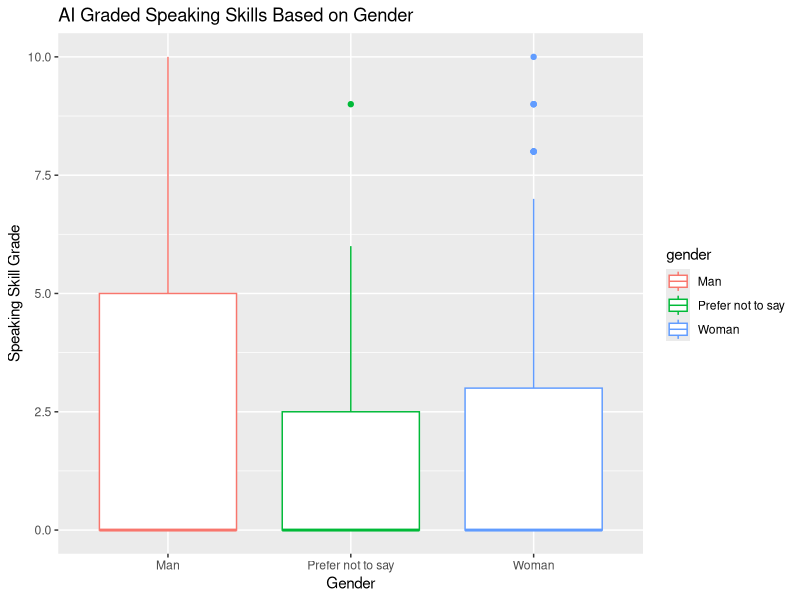
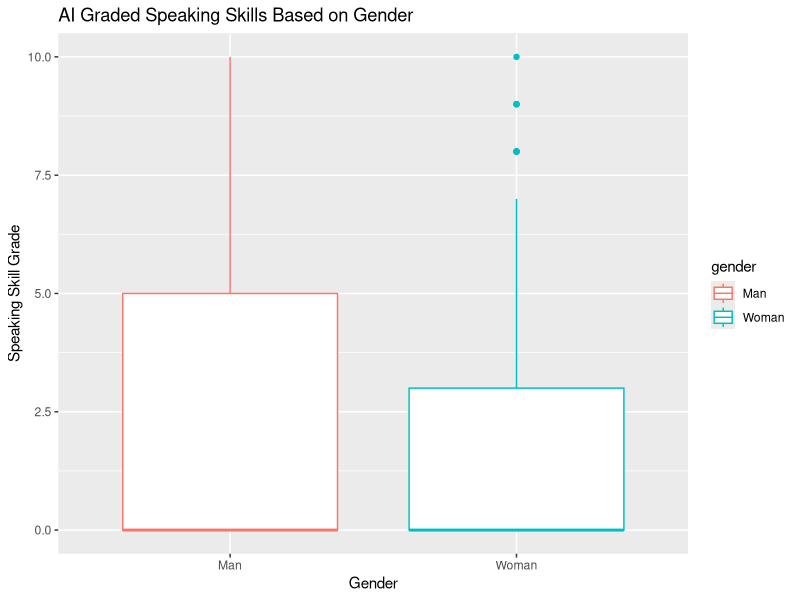

Generate these figures, in order, with R:
## ---- chunk 1
# Load necessary libraries
library(tidyverse)
library(dplyr)
## ---- chunk 2
# Reading data into respective data frame for each phase
phase_1.df <- read.csv("2022-phase1-new-grad-applicants.csv")
phase_2.df <- read.csv("2022-phase2-new-grad-applicants.csv")
phase_3.df <- read.csv("2022-phase3-new-grad-applicants.csv") 
final_hires.df <- read.csv("2022-final-hires-newgrad.csv")

# Phase 3 is untidy data, so transform into tidy data 
phase_3.df <- phase_3.df %>%
    pivot_longer(-applicant_id, 
               names_to="applicant_id_unique", 
               values_to="rating") %>% # Transform row data into column attribute data
  pivot_wider(names_from=applicant_id, 
              values_from=rating) %>%  # Create attribute columns 
  separate(applicant_id_unique, 
           sep=1, 
           into=c("prefix","applicant_id")) %>% # Separate prefix from id 
  subset(select=-prefix) %>% # Removing 
  transform(applicant_id=as.integer(applicant_id)) # Convert id column from char to int

# Seeing if ids from Phase 1 is in subsequent phases, indicating a pass or fail for said phase
phase_1.df <- phase_1.df %>% 
  mutate(phase_1=ifelse(phase_1.df$applicant_id %in% phase_2.df$applicant_id,"Pass","Fail")) %>% 
  mutate(phase_2=ifelse(phase_1.df$applicant_id %in% phase_3.df$applicant_id,"Pass","Fail")) %>% 
  mutate(phase_3=ifelse(phase_1.df$applicant_id %in% final_hires.df$applicant_id,"Pass","Fail"))

# Join all dataframes together
hires_info <- phase_1.df %>% 
  left_join(phase_2.df, join_by(applicant_id, team_applied_for, cover_letter, cv, gpa, gender, extracurriculars, work_experience)) %>% 
  left_join(phase_3.df, join_by(applicant_id)) %>% 
  mutate_all(~replace_na(.,0)) # Fill NA's with 0
## ---- chunk 3
# Plot speaking skill grading against each gender
hires_info %>% 
  ggplot(aes(x=gender, y=speaking_skills, color=gender)) +
  geom_boxplot() +
  labs(
    title = "AI Graded Speaking Skills Based on Gender",
    x = "Gender",
    y = "Speaking Skill Grade",
    alt = "Box plot of speaking skill grades for each gender where the visual distribution for the speaking skill of a female, as graded by AI, is on average one grade lower than that of a male. (Link to data is not provided due to company ownership)" 
  ) 
## ---- chunk 4
# Summarize speaking skill of each gender
speak_sum <- hires_info %>% 
  group_by(gender) %>%
  summarise(
    count = n(),
    mean = mean(speaking_skills, na.rm = TRUE),
    sd = sd(speaking_skills, na.rm = TRUE))

speak_sum

# Compute the analysis of variance for speaking_skills
speak.aov <- aov(speaking_skills ~ gender, hires_info)

# Summary of the analysis
summary(speak.aov)

# Comparison of group means
TukeyHSD(speak.aov)
## ---- chunk 5
# Remove prefer-not-to-say rows
hires_info <- subset(hires_info, gender != "Prefer not to say")

# Plot speaking skill grading against each gender
hires_info %>% 
  ggplot(aes(x=gender, y=speaking_skills, color=gender)) +
  geom_boxplot() +
  labs(
    title = "AI Graded Speaking Skills Based on Gender",
    x = "Gender",
    y = "Speaking Skill Grade",
    alt = "Box plot of speaking skill grades for each gender where the visual distribution for the speaking skill of a female, as graded by AI, is on average one grade lower than that of a male. (Link to data is not provided due to company ownership)" 
  ) 

# Compute the analysis of variance for speaking_skills
speak.aov <- aov(speaking_skills ~ gender, hires_info)

# Summary of the analysis
summary(speak.aov)

# Comparison of group means
TukeyHSD(speak.aov)
